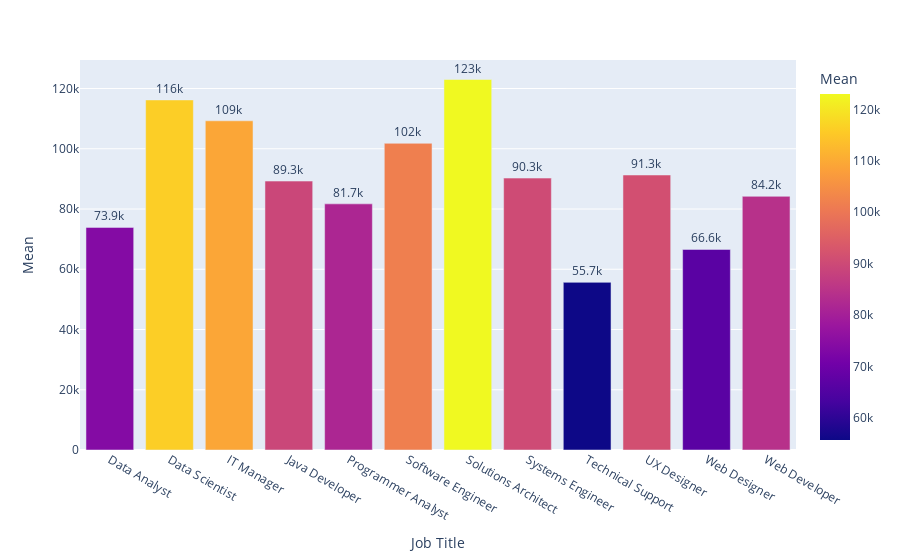

Here is the notebook cell this chart was saved with:
### Code cell
df_mean_T_plt = px.bar(df_mean_T, y='Mean', x='Job Title', text='Mean', color='Mean')
df_mean_T_plt.update_traces(texttemplate='%{text:.3s}', textposition='outside')
df_mean_T_plt.update_layout(uniformtext_minsize=8, uniformtext_mode='hide')
df_mean_T_plt.show()

### Figure 1 — Plotly figure (JSON) as saved in the notebook; plotly's stock layout.template omitted (floating-point values rounded to 4 significant figures)
{"data": [{"alignmentgroup": "True", "hoverlabel": {"namelength": 0}, "hovertemplate": "Job Title=%{x}<br>Mean=%{marker.color}", "legendgroup": "", "marker": {"color": [73910.0, 116200.0, 109300.0, 89275, 81710.0, 101800.0, 123000.0, 90267, 55660.0, 91292, 66580.0, 84210.0], "coloraxis": "coloraxis"}, "name": "", "offsetgroup": "", "orientation": "v", "showlegend": false, "text": [73910.0, 116200.0, 109300.0, 89275, 81710.0, 101800.0, 123000.0, 90267, 55660.0, 91292, 66580.0, 84210.0], "textposition": "outside", "texttemplate": "%{text:.3s}", "type": "bar", "x": ["Data Analyst", "Data Scientist", "IT Manager", "Java Developer", "Programmer Analyst", "Software Engineer", "Solutions Architect", "Systems Engineer", "Technical Support", "UX Designer", "Web Designer", "Web Developer"], "xaxis": "x", "y": [73910.0, 116200.0, 109300.0, 89275, 81710.0, 101800.0, 123000.0, 90267, 55660.0, 91292, 66580.0, 84210.0], "yaxis": "y"}], "layout": {"barmode": "relative", "coloraxis": {"colorbar": {"title": {"text": "Mean"}}, "colorscale": [[0, "#0d0887"], [0.1111, "#46039f"], [0.2222, "#7201a8"], [0.3333, "#9c179e"], [0.4444, "#bd3786"], [0.5556, "#d8576b"], [0.6667, "#ed7953"], [0.7778, "#fb9f3a"], [0.8889, "#fdca26"], [1, "#f0f921"]]}, "legend": {"tracegroupgap": 0}, "margin": {"t": 60}, "uniformtext": {"minsize": 8, "mode": "hide"}, "xaxis": {"anchor": "y", "domain": [0, 1], "title": {"text": "Job Title"}}, "yaxis": {"anchor": "x", "domain": [0, 1], "title": {"text": "Mean"}}}}
